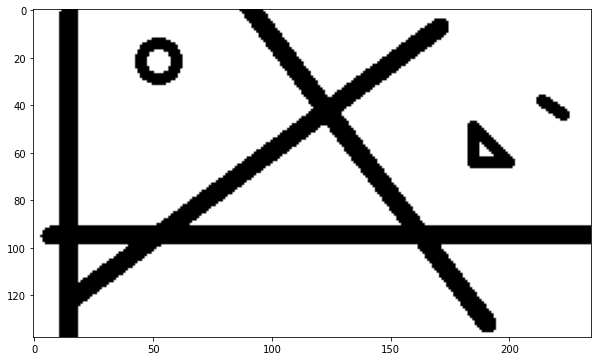
#> input picture ejemplo1.png, 598 x 361 px, found by its file name
$ jupyter execute Transformada_de_Hough.ipynb
#> lines starting #> are read from the running program, lines starting #| are printed output that depends on the picture; after the words box and inside, x2 and y2 are one past the last pixel; in counts of white or black regions, pixels touching at a corner belong together
<a href="https://colab.research.google.com/github/mleyvaz/vision-computadoras/blob/main/Transformada_de_Hough.ipynb" target="_parent"></a>

[cell 1]
#Librerias
import numpy as np
import pandas as pd
import cv2
from google.colab.patches import cv2_imshow # for image display
from skimage import io
from PIL import Image
import matplotlib.pylab as plt

[cell 2]
# Deteccion de bordes
import cv2
import numpy as np
from matplotlib import pyplot as plt

url="https://github.com/mleyvaz/vision-computadoras/blob/main/ejemplo1.png?raw=true"
image = io.imread(url)
#> image is the input picture: shape (361, 598, 4); mean R, G, B, A 211.5, 211.5, 211.5, 217.6
cv2_imshow(image)


mag_im = cv2.Canny(image, 50, 400)
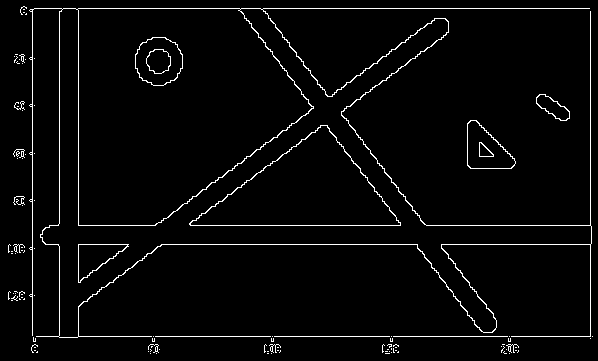
#> mag_im: shape (361, 598); 3.1% white in thin lines or dots


plt.imshow(mag_im)
plt.show()

[cell 3]
# Inicializar matriz de acumulación
# choose R size
r_step = 1
rmax = np.sqrt(mag_im.shape[0]**2+mag_im.shape[1]**2)
#> rmax = 698.5
r_vec = np.arange(-rmax, rmax, r_step)
#> r_vec = 1398 values from -698.5 to 698.5

# choose theta size
t_step = np.pi/180
t_vec = np.arange(0, np.pi, t_step)

# accumulation matrix
acc_mat = np.zeros((r_vec.shape[0], t_vec.shape[0]))

[cell 4]
# completar matriz de acumulacion
# get indices of edges
edge_inds = np.argwhere(mag_im > 0)
#> edge_inds = 6661 pairs, first value 6 to 353, second value 8 to 592

# run on all theta and edge indices and find corresponding R
for t_ind, t0 in enumerate(t_vec):
    for yx in edge_inds:
        x = yx[1]
        y = yx[0]

        r0 = x*np.cos(t0)+y*np.sin(t0)
        r_ind = np.argmin(np.abs(r0-r_vec))

        acc_mat[r_ind, t_ind] += 1
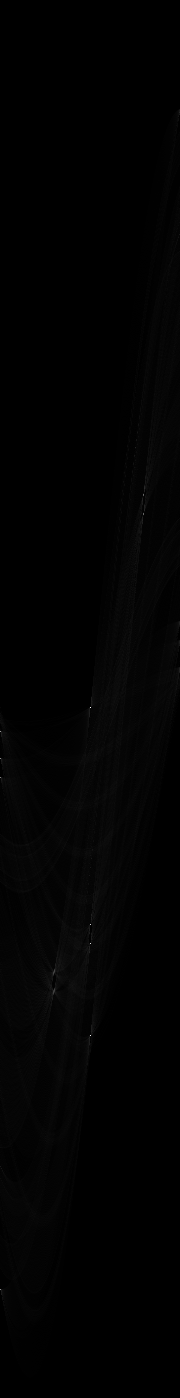
#> acc_mat: shape (1398, 180) float64; min 0, max 552, mean 4.8; drawn with min black and max white

[cell 5]
plt.imshow(acc_mat, extent=[0, 180, rmax, -rmax],aspect='auto')
plt.xlabel('theta')
plt.ylabel('r')
plt.title('accumulation matrix')
plt.show()

[cell 6]
# threshold accumulation matrix
TH = 100
acc_mat_th = acc_mat > TH


plt.imshow(acc_mat_th, extent=[0, 180, rmax, -rmax],aspect='auto')
plt.xlabel('theta')
plt.ylabel('r')
plt.title('accumulation matrix TH')
plt.show()
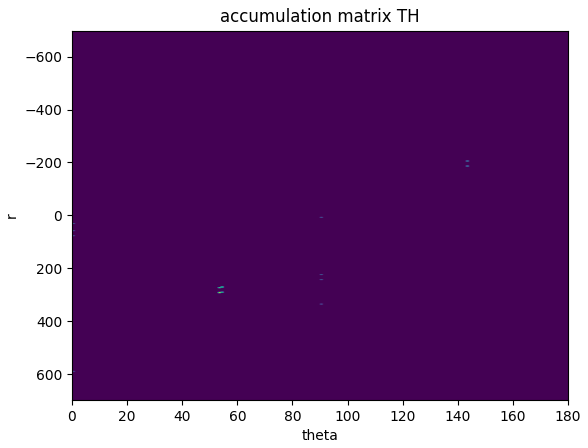
#> figure drawn by matplotlib, 1 panel

[cell 7]
# mostrar las lineas
# get indices of acc_mat_th
edge_inds = np.argwhere(acc_mat_th > 0)

res = image.copy()
for r_ind, t_ind in edge_inds:
    rho = r_vec[r_ind]
    theta = t_vec[t_ind]

    print("(rho,theta): " + str((rho, theta/np.pi*180)))

    a = np.cos(theta)
    b = np.sin(theta)
    x0 = a*rho
    y0 = b*rho
    x1 = int(x0 + 1000*(-b))
    y1 = int(y0 + 1000*(a))
    x2 = int(x0 - 1000*(-b))
    y2 = int(y0 - 1000*(a))

    res = cv2.line(res, (x1, y1), (x2, y2), (0, 0, 255), thickness=1)
#> this loop made 26 passes
#> pass 1, `res = cv2.line(res, (x1, y1), (x2, y2), (0, 0, 255), thickness=1)`:
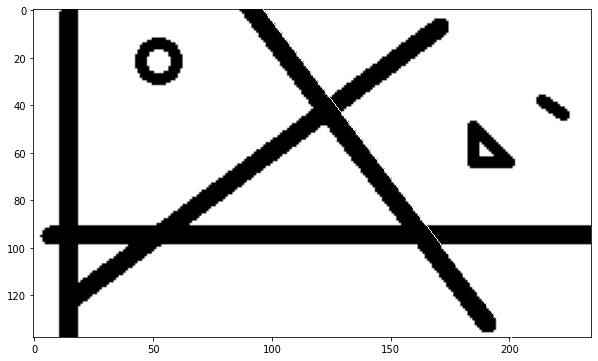
#> res: shape (361, 598, 4); 0.17% of pixels changed, all inside (x1, y1, x2, y2) = (256, 0, 529, 361); transparent parts drawn white
#> pass 2, `res = cv2.line(res, (x1, y1), (x2, y2), (0, 0, 255), thickness=1)`:
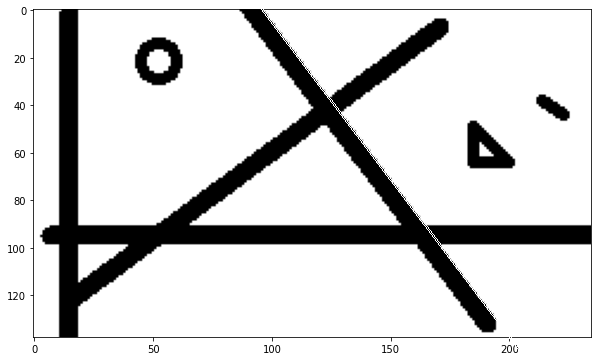
#> res: shape (361, 598, 4); 0.17% of pixels changed, all inside (x1, y1, x2, y2) = (254, 0, 527, 361); transparent parts drawn white
#> pass 3, `res = cv2.line(res, (x1, y1), (x2, y2), (0, 0, 255), thickness=1)`:
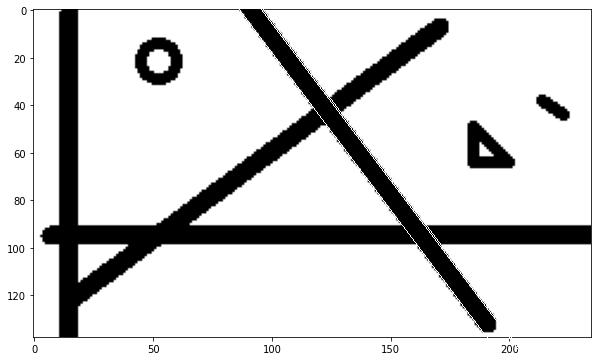
#> res: shape (361, 598, 4); 0.17% of pixels changed, all inside (x1, y1, x2, y2) = (232, 0, 505, 361); transparent parts drawn white
#> after the loop:
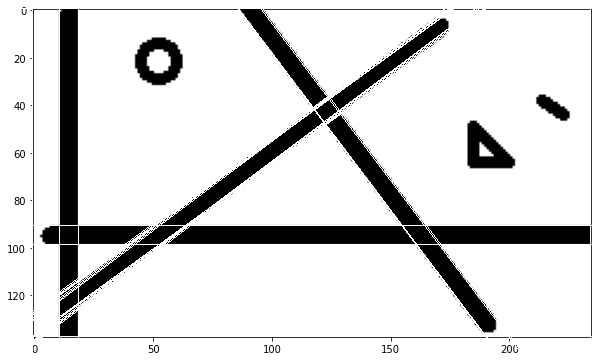
#> res: shape (361, 598, 4); 4.37% of pixels changed, all inside (x1, y1, x2, y2) = (0, 0, 598, 361); transparent parts drawn white


plt.imshow(res)
plt.show()
